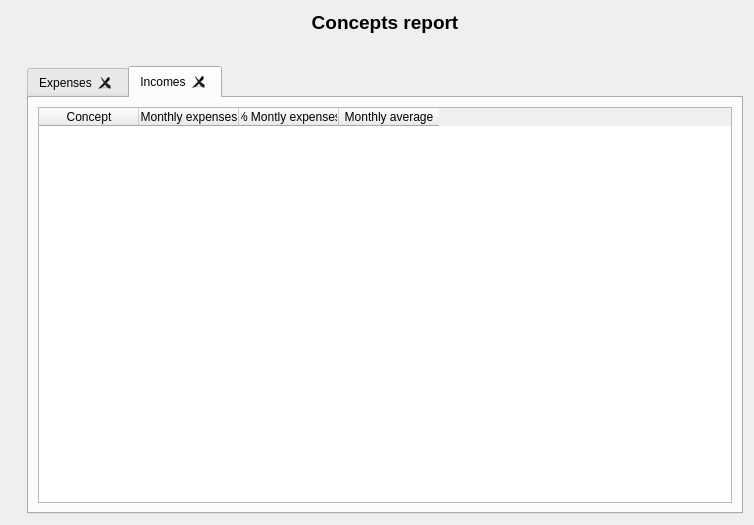
<?xml version="1.0" encoding="UTF-8"?>
<ui version="4.0">
 <class>wdgConcepts</class>
 <widget class="QWidget" name="wdgConcepts">
  <property name="geometry">
   <rect>
    <x>0</x>
    <y>0</y>
    <width>754</width>
    <height>525</height>
   </rect>
  </property>
  <property name="windowIcon">
   <iconset resource="../images/xulpymoney.qrc">
    <normaloff>:/xulpymoney/books.png</normaloff>:/xulpymoney/books.png</iconset>
  </property>
  <layout class="QHBoxLayout" name="horizontalLayout_4">
   <item>
    <widget class="QLabel" name="lblTotal">
     <property name="font">
      <font>
       <pointsize>12</pointsize>
       <weight>75</weight>
       <bold>true</bold>
      </font>
     </property>
     <property name="text">
      <string/>
     </property>
     <property name="alignment">
      <set>Qt::AlignCenter</set>
     </property>
    </widget>
   </item>
   <item>
    <layout class="QVBoxLayout" name="verticalLayout">
     <item>
      <widget class="QLabel" name="lbl">
       <property name="font">
        <font>
         <pointsize>14</pointsize>
         <weight>75</weight>
         <bold>true</bold>
        </font>
       </property>
       <property name="text">
        <string>Concepts report</string>
       </property>
       <property name="alignment">
        <set>Qt::AlignCenter</set>
       </property>
      </widget>
     </item>
     <item>
      <layout class="QHBoxLayout" name="horizontalLayout_3">
       <item>
        <spacer name="horizontalSpacer_2">
         <property name="orientation">
          <enum>Qt::Horizontal</enum>
         </property>
         <property name="sizeHint" stdset="0">
          <size>
           <width>40</width>
           <height>20</height>
          </size>
         </property>
        </spacer>
       </item>
       <item>
        <widget class="wdgYearMonth" name="wdgYM" native="true"/>
       </item>
       <item>
        <spacer name="horizontalSpacer">
         <property name="orientation">
          <enum>Qt::Horizontal</enum>
         </property>
         <property name="sizeHint" stdset="0">
          <size>
           <width>40</width>
           <height>20</height>
          </size>
         </property>
        </spacer>
       </item>
      </layout>
     </item>
     <item>
      <widget class="QTabWidget" name="tab">
       <property name="contextMenuPolicy">
        <enum>Qt::CustomContextMenu</enum>
       </property>
       <property name="currentIndex">
        <number>1</number>
       </property>
       <property name="tabsClosable">
        <bool>true</bool>
       </property>
       <widget class="QWidget" name="tabExpenses">
        <attribute name="title">
         <string>Expenses</string>
        </attribute>
        <layout class="QHBoxLayout" name="horizontalLayout">
         <item>
          <widget class="myQTableWidget" name="tblExpenses">
           <property name="contextMenuPolicy">
            <enum>Qt::CustomContextMenu</enum>
           </property>
           <property name="editTriggers">
            <set>QAbstractItemView::NoEditTriggers</set>
           </property>
           <property name="alternatingRowColors">
            <bool>true</bool>
           </property>
           <property name="selectionMode">
            <enum>QAbstractItemView::SingleSelection</enum>
           </property>
           <property name="selectionBehavior">
            <enum>QAbstractItemView::SelectRows</enum>
           </property>
           <property name="sortingEnabled">
            <bool>false</bool>
           </property>
           <attribute name="verticalHeaderVisible">
            <bool>false</bool>
           </attribute>
           <attribute name="verticalHeaderCascadingSectionResizes">
            <bool>false</bool>
           </attribute>
           <column>
            <property name="text">
             <string>Concept</string>
            </property>
           </column>
           <column>
            <property name="text">
             <string>Monthly expenses</string>
            </property>
           </column>
           <column>
            <property name="text">
             <string>% Montly expenses</string>
            </property>
           </column>
           <column>
            <property name="text">
             <string>Monthly average</string>
            </property>
           </column>
          </widget>
         </item>
        </layout>
       </widget>
       <widget class="QWidget" name="tabIncomes">
        <attribute name="title">
         <string>Incomes</string>
        </attribute>
        <layout class="QHBoxLayout" name="horizontalLayout_2">
         <item>
          <widget class="myQTableWidget" name="tblIncomes">
           <property name="contextMenuPolicy">
            <enum>Qt::CustomContextMenu</enum>
           </property>
           <property name="editTriggers">
            <set>QAbstractItemView::NoEditTriggers</set>
           </property>
           <property name="alternatingRowColors">
            <bool>true</bool>
           </property>
           <property name="selectionMode">
            <enum>QAbstractItemView::SingleSelection</enum>
           </property>
           <property name="selectionBehavior">
            <enum>QAbstractItemView::SelectRows</enum>
           </property>
           <property name="sortingEnabled">
            <bool>false</bool>
           </property>
           <attribute name="verticalHeaderVisible">
            <bool>false</bool>
           </attribute>
           <attribute name="verticalHeaderCascadingSectionResizes">
            <bool>false</bool>
           </attribute>
           <column>
            <property name="text">
             <string>Concept</string>
            </property>
           </column>
           <column>
            <property name="text">
             <string>Monthly expenses</string>
            </property>
           </column>
           <column>
            <property name="text">
             <string>% Montly expenses</string>
            </property>
           </column>
           <column>
            <property name="text">
             <string>Monthly average</string>
            </property>
           </column>
          </widget>
         </item>
        </layout>
       </widget>
      </widget>
     </item>
    </layout>
   </item>
  </layout>
  <action name="actionHistoricalReport">
   <property name="icon">
    <iconset resource="../images/xulpymoney.qrc">
     <normaloff>:/xulpymoney/history.png</normaloff>:/xulpymoney/history.png</iconset>
   </property>
   <property name="text">
    <string>Historical report</string>
   </property>
   <property name="toolTip">
    <string>Historical report</string>
   </property>
  </action>
 </widget>
 <customwidgets>
  <customwidget>
   <class>myQTableWidget</class>
   <extends>QTableWidget</extends>
   <header location="global">myqtablewidget</header>
  </customwidget>
  <customwidget>
   <class>wdgYearMonth</class>
   <extends>QWidget</extends>
   <header location="global">wdgYearMonth</header>
   <container>1</container>
  </customwidget>
 </customwidgets>
 <resources>
  <include location="../images/xulpymoney.qrc"/>
 </resources>
 <connections/>
</ui>
